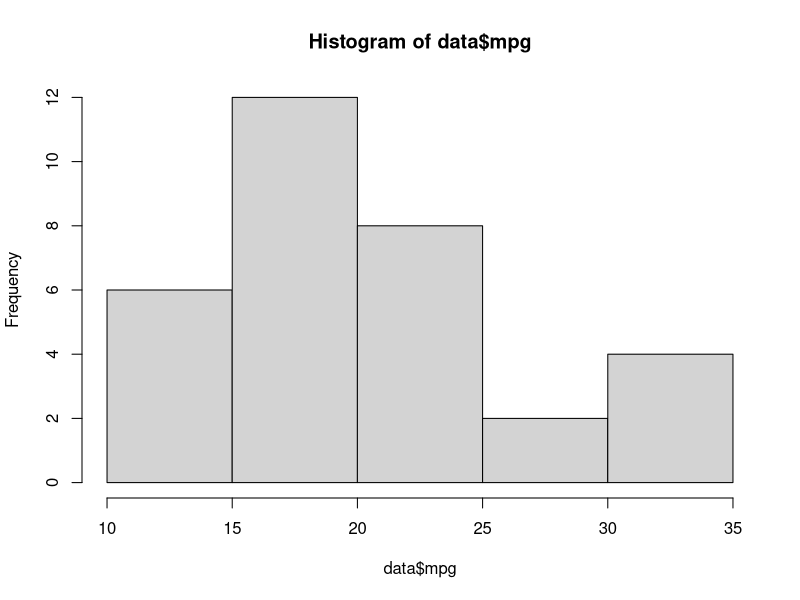

This chart was generated by the following R code:
## ---- chunk 1
knitr::opts_chunk$set(echo = FALSE)
## ---- chunk 2
data <- datasets :: mtcars
summary(data)
## ---- chunk 3
hist(data$mpg)

